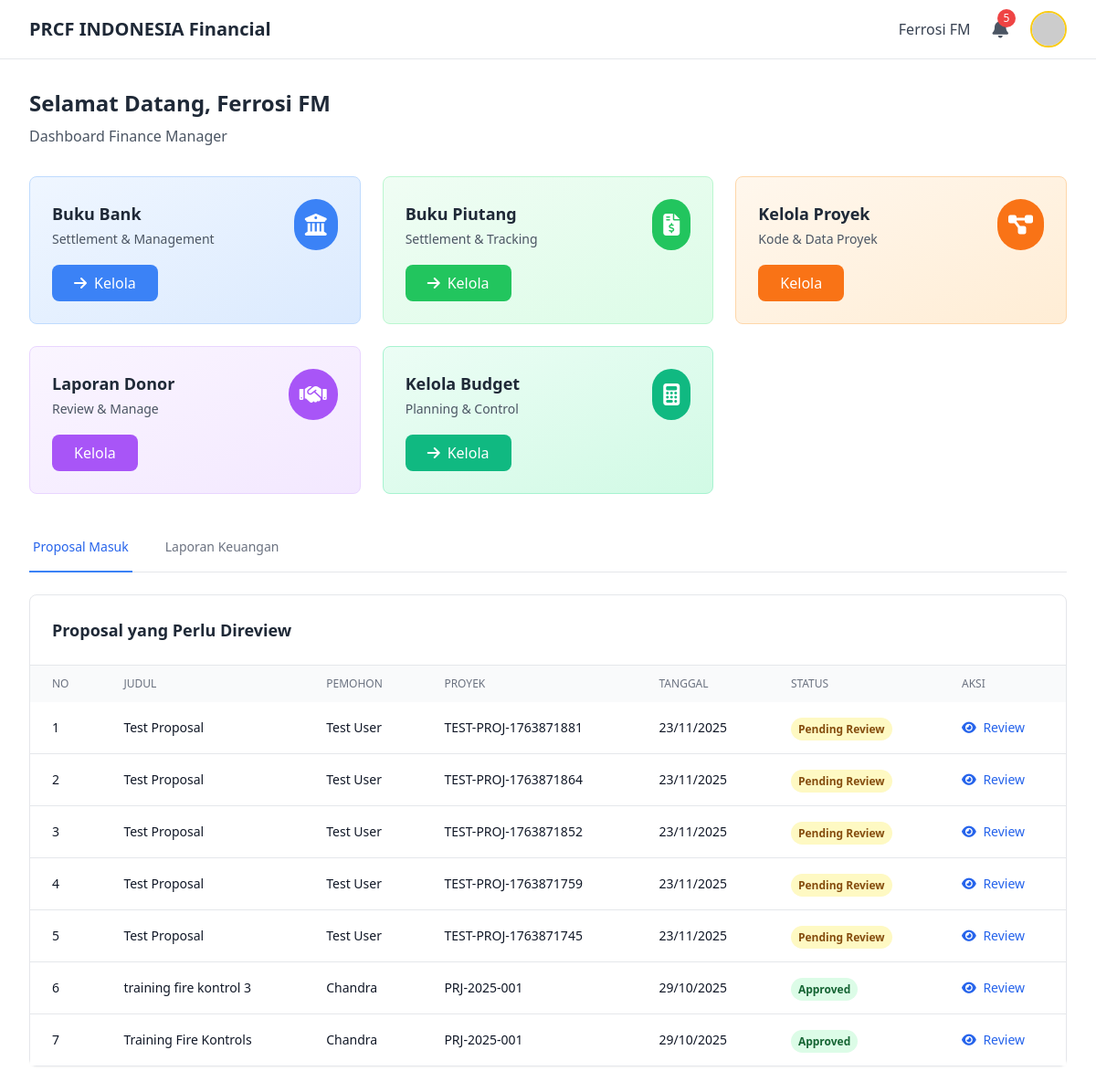
The app's page /pages/dashboards/dashboard_fm.php (signed in) with its own data.
### tables this page shows
CREATE TABLE `proposal` (
  `id_proposal` int(11) NOT NULL,
  `judul_proposal` varchar(255) NOT NULL,
  `pj` varchar(255) NOT NULL COMMENT 'Penanggung Jawab',
  `date` date DEFAULT NULL,
  `pemohon` varchar(255) DEFAULT NULL,
  `status` enum('draft','submitted','approved_fm','approved','rejected') DEFAULT 'draft' COMMENT 'draft=PM draft, submitted=waiting FM, approved_fm=FM approved (final), approved=FM approved (final), rejected=rejected',
  `approved_by_fm` int(11) DEFAULT NULL,
  `fm_approval_date` datetime DEFAULT NULL,
  `kode_proyek` varchar(50) DEFAULT NULL,
  `tor` text DEFAULT NULL COMMENT 'Terms of Reference',
  `file_budget` varchar(255) DEFAULT NULL,
  `total_budget_usd` decimal(15,2) DEFAULT 0.00,
  `total_budget_idr` decimal(15,2) DEFAULT 0.00,
  `currency` varchar(10) DEFAULT 'USD',
  `exrate_at_submission` decimal(10,4) DEFAULT 1.0000 COMMENT 'Exchange rate saat submit proposal',
  `created_at` timestamp NOT NULL DEFAULT current_timestamp(),
  `updated_at` timestamp NOT NULL DEFAULT current_timestamp() ON UPDATE current_timestamp()
);

### pages/dashboards/dashboard_fm.php (the view, shortened to what this page needs)
<?php
require_once '../../includes/config.php';
$user_name = $_SESSION['user_name'];
$proposals_result = $conn->query("SELECT DISTINCT p.*, u.nama as creator_name
    FROM proposal p
    LEFT JOIN user u ON p.pemohon = u.nama
    WHERE p.status IN ('submitted', 'approved')
    ORDER BY p.created_at DESC");
$proposals_array = [];
if ($proposals_result) {
    $seen_ids = [];
    while ($row = $proposals_result->fetch_assoc()) {
        $proposal_id = $row['id_proposal'];
        if (!isset($seen_ids[$proposal_id])) {
            $proposals_array[] = $row;
            $seen_ids[$proposal_id] = true;
        }
    }
}
$notif_proposals = $conn->query("SELECT COUNT(*) as count FROM proposal WHERE status = 'submitted'")->fetch_assoc()['count'];
$notif_reports = $conn->query("SELECT COUNT(*) as count FROM laporan_keuangan_header WHERE status_lap = 'verified'")->fetch_assoc()['count'];
$total_notifications = $notif_proposals + $notif_reports;
?>
<!DOCTYPE html>
<html lang="id">
<head>
    <script src="https://cdn.tailwindcss.com"></script>
    <link rel="stylesheet" href="https://cdnjs.cloudflare.com/ajax/libs/font-awesome/6.4.0/css/all.min.css">
</head>
<body class="bg-white min-h-screen">
    <header class="bg-white border-b border-gray-200 sticky top-0 z-50">
        <div class="max-w-7xl mx-auto px-4 sm:px-6 lg:px-8">
            <div class="flex justify-between items-center h-16">
                <div class="flex items-center">
                    <h1 class="text-xl font-bold text-gray-800">PRCF INDONESIA Financial</h1>
                </div>
                <div class="flex items-center space-x-4">
                    <span class="text-gray-700 font-medium"><?php echo $user_name; ?></span>
                    <div class="relative" id="notificationDropdown">
                        <button type="button" onclick="toggleNotifications()" class="notification-bell-button relative p-2 text-gray-600 hover:text-gray-800" aria-label="Buka Notifikasi">
                            <i class="fas fa-bell text-xl"></i>
                            <?php if ($total_notifications > 0): ?>
                                <span class="notification-badge absolute top-0 right-0 bg-red-500 text-white text-xs rounded-full w-5 h-5 flex items-center justify-center">
                                    <?php echo $total_notifications > 9 ? '9+' : $total_notifications; ?>
                                </span>
                            <?php endif; ?>
                        </button>
                    </div>
                    <div class="relative" id="profileDropdown">
                        <button onclick="toggleProfile()" class="flex items-center space-x-2">
                            <img src="https://ui-avatars.com/api/?name=<?php echo urlencode($user_name); ?>&background=F59E0B&color=fff"
                                class="w-10 h-10 rounded-full border-2 border-yellow-400">
                        </button>
                    </div>
                </div>
            </div>
        </div>
    </header>
    <main class="max-w-7xl mx-auto px-4 sm:px-6 lg:px-8 py-8">
        <div class="mb-8">
            <h2 class="text-2xl font-bold text-gray-800 mb-2">Selamat Datang, <?php echo $user_name; ?></h2>
            <p class="text-gray-600">Dashboard Finance Manager</p>
        </div>
        <div class="grid grid-cols-1 md:grid-cols-2 lg:grid-cols-3 xl:grid-cols-5 gap-6 mb-8">
            <div class="bg-gradient-to-br from-blue-50 to-blue-100 p-6 rounded-lg border border-blue-200 hover:shadow-lg transition duration-200">
                <div class="flex items-center justify-between mb-4">
                    <div>
                        <h3 class="text-lg font-bold text-gray-800">Buku Bank</h3>
                        <p class="text-sm text-gray-600 mt-1">Settlement & Management</p>
                    </div>
                    <div class="bg-blue-500 p-3 rounded-full">
                        <i class="fas fa-university text-white text-2xl"></i>
                    </div>
                </div>
                <a href="../books/buku_bank.php" class="inline-block bg-blue-500 text-white px-6 py-2 rounded-lg hover:bg-blue-600 transition duration-200 font-medium">
                    <i class="fas fa-arrow-right mr-2"></i>Kelola
                </a>
            </div>
            <div class="bg-gradient-to-br from-green-50 to-green-100 p-6 rounded-lg border border-green-200 hover:shadow-lg transition duration-200">
                <div class="flex items-center justify-between mb-4">
                    <div>
                        <h3 class="text-lg font-bold text-gray-800">Buku Piutang</h3>
                        <p class="text-sm text-gray-600 mt-1">Settlement & Tracking</p>
                    </div>
                    <div class="bg-green-500 p-3 rounded-full">
                        <i class="fas fa-file-invoice-dollar text-white text-2xl"></i>
                    </div>
                </div>
                <a href="../books/buku_piutang.php" class="inline-block bg-green-500 text-white px-6 py-2 rounded-lg hover:bg-green-600 transition duration-200 font-medium">
                    <i class="fas fa-arrow-right mr-2"></i>Kelola
                </a>
            </div>
            <div class="bg-gradient-to-br from-orange-50 to-orange-100 p-6 rounded-lg border border-orange-200 hover:shadow-lg transition duration-200">
                <div class="flex items-center justify-between mb-4">
                    <div>
                        <h3 class="text-lg font-bold text-gray-800">Kelola Proyek</h3>
                        <p class="text-sm text-gray-600 mt-1">Kode & Data Proyek</p>
                    </div>
                    <div class="bg-orange-500 p-3 rounded-full">
                        <i class="fas fa-project-diagram text-white text-2xl"></i>
                    </div>
                </div>
                <a href="../projects/manage_projects.php" class="inline-block bg-orange-500 text-white px-6 py-2 rounded-lg hover:bg-orange-600 transition duration-200 font-medium">
                    Kelola
                </a>
            </div>
            <div class="bg-gradient-to-br from-purple-50 to-purple-100 p-6 rounded-lg border border-purple-200 hover:shadow-lg transition duration-200">
                <div class="flex items-center justify-between mb-4">
                    <div>
                        <h3 class="text-lg font-bold text-gray-800">Laporan Donor</h3>
                        <p class="text-sm text-gray-600 mt-1">Review & Manage</p>
                    </div>
                    <div class="bg-purple-500 p-3 rounded-full">
                        <i class="fas fa-handshake text-white text-2xl"></i>
                    </div>
                </div>
                <a href="../../public/under_construction.php?feature=Laporan Donor" class="inline-block bg-purple-500 text-white px-6 py-2 rounded-lg hover:bg-purple-600 transition duration-200 font-medium">
                    Kelola
                </a>
            </div>
            <div class="bg-gradient-to-br from-emerald-50 to-emerald-100 p-6 rounded-lg border border-emerald-200 hover:shadow-lg transition duration-200">
                <div class="flex items-center justify-between mb-4">
                    <div>
                        <h3 class="text-lg font-bold text-gray-800">Kelola Budget</h3>
                        <p class="text-sm text-gray-600 mt-1">Planning & Control</p>
                    </div>
                    <div class="bg-emerald-500 p-3 rounded-full">
                        <i class="fas fa-calculator text-white text-2xl"></i>
                    </div>
                </div>
                <a href="../finance/manage_budgets.php" class="inline-block bg-emerald-500 text-white px-6 py-2 rounded-lg hover:bg-emerald-600 transition duration-200 font-medium">
                    <i class="fas fa-arrow-right mr-2"></i>Kelola
                </a>
            </div>
        </div>
        <div class="mb-6">
            <div class="border-b border-gray-200">
                <nav class="-mb-px flex space-x-8">
                    <button onclick="showTab('proposals')" id="tabProposals"
                        class="tab-button border-b-2 border-blue-500 py-4 px-1 text-sm font-medium text-blue-600">
                        Proposal Masuk
                    </button>
                    <button onclick="showTab('reports')" id="tabReports"
                        class="tab-button border-b-2 border-transparent py-4 px-1 text-sm font-medium text-gray-500 hover:text-gray-700 hover:border-gray-300">
                        Laporan Keuangan
                    </button>
                </nav>
            </div>
        </div>
        <div id="proposalsContent" class="tab-content">
            <div class="bg-white border border-gray-200 rounded-lg shadow-sm">
                <div class="p-6 border-b border-gray-200">
                    <h3 class="text-lg font-bold text-gray-800">Proposal yang Perlu Direview</h3>
                </div>
                <div class="overflow-x-auto">
                    <table class="w-full">
                        <thead class="bg-gray-50">
                            <tr>
                                <th class="px-6 py-3 text-left text-xs font-medium text-gray-500 uppercase">No</th>
                                <th class="px-6 py-3 text-left text-xs font-medium text-gray-500 uppercase">Judul</th>
                                <th class="px-6 py-3 text-left text-xs font-medium text-gray-500 uppercase">Pemohon</th>
                                <th class="px-6 py-3 text-left text-xs font-medium text-gray-500 uppercase">Proyek</th>
                                <th class="px-6 py-3 text-left text-xs font-medium text-gray-500 uppercase">Tanggal</th>
                                <th class="px-6 py-3 text-left text-xs font-medium text-gray-500 uppercase">Status</th>
                                <th class="px-6 py-3 text-left text-xs font-medium text-gray-500 uppercase">Aksi</th>
                            </tr>
                        </thead>
                        <tbody class="bg-white divide-y divide-gray-200">
                            <?php if (empty($proposals_array)): ?>
                                <tr>
                                    <td colspan="7" class="px-6 py-12 text-center">
                                        <div class="flex flex-col items-center justify-center">
                                            <i class="fas fa-inbox text-gray-400 text-5xl mb-4"></i>
                                            <p class="text-gray-500 text-lg font-medium mb-2">Belum ada proposal masuk</p>
                                            <p class="text-gray-400 text-sm">Tidak ada proposal yang perlu direview saat ini.</p>
                                        </div>
                                    </td>
                                </tr>
                            <?php else: ?>
                                <?php
                                $no = 1;
                                foreach ($proposals_array as $proposal):
                                ?>
                                <tr class="hover:bg-gray-50">
                                    <td class="px-6 py-4 text-sm text-gray-900"><?php echo $no++; ?></td>
                                    <td class="px-6 py-4 text-sm text-gray-900"><?php echo $proposal['judul_proposal']; ?></td>
                                    <td class="px-6 py-4 text-sm text-gray-900"><?php echo $proposal['pemohon']; ?></td>
                                    <td class="px-6 py-4 text-sm text-gray-900"><?php echo $proposal['kode_proyek']; ?></td>
                                    <td class="px-6 py-4 text-sm text-gray-900">
                                        <?php echo date('d/m/Y', strtotime($proposal['date'])); ?>
                                    </td>
                                    <td class="px-6 py-4">
                                        <?php if ($proposal['status'] === 'submitted'): ?>
                                            <span class="px-2 py-1 text-xs font-semibold rounded-full bg-yellow-100 text-yellow-800">
                                                Pending Review
                                            </span>
                                        <?php elseif ($proposal['status'] === 'approved'): ?>
                                            <span class="px-2 py-1 text-xs font-semibold rounded-full bg-green-100 text-green-800">
                                                Approved
                                            </span>
                                        <?php endif; ?>
                                    </td>
                                    <td class="px-6 py-4 text-sm">
                                        <a href="../proposals/review_proposal_fm.php?id=<?php echo $proposal['id_proposal']; ?>&return_tab=proposals"
                                            class="text-blue-600 hover:text-blue-900">
                                            <i class="fas fa-eye mr-1"></i> Review
                                        </a>
                                    </td>
                                </tr>
                                <?php endforeach; ?>
                            <?php endif; ?>
                        </tbody>
                    </table>
                </div>
            </div>
        </div>
    </main>
</body>
</html>

### records on screen
proposal: judul_proposal "Test Proposal", pemohon "Test User", kode_proyek "TEST-PROJ-1763871881", date "23/11/2025", status "Pending Review"
proposal: judul_proposal "Test Proposal", pemohon "Test User", kode_proyek "TEST-PROJ-1763871864", date "23/11/2025", status "Pending Review"
proposal: judul_proposal "Test Proposal", pemohon "Test User", kode_proyek "TEST-PROJ-1763871852", date "23/11/2025", status "Pending Review"
proposal: judul_proposal "Test Proposal", pemohon "Test User", kode_proyek "TEST-PROJ-1763871759", date "23/11/2025", status "Pending Review"
proposal: judul_proposal "Test Proposal", pemohon "Test User", kode_proyek "TEST-PROJ-1763871745", date "23/11/2025", status "Pending Review"
proposal: judul_proposal "training fire kontrol 3", pemohon "Chandra", kode_proyek "PRJ-2025-001", date "29/10/2025", status "Approved"
proposal: judul_proposal "Training Fire Kontrols", pemohon "Chandra", kode_proyek "PRJ-2025-001", date "29/10/2025", status "Approved"

### other values on screen
$user_name "Ferrosi FM"
$total_notifications "5"
